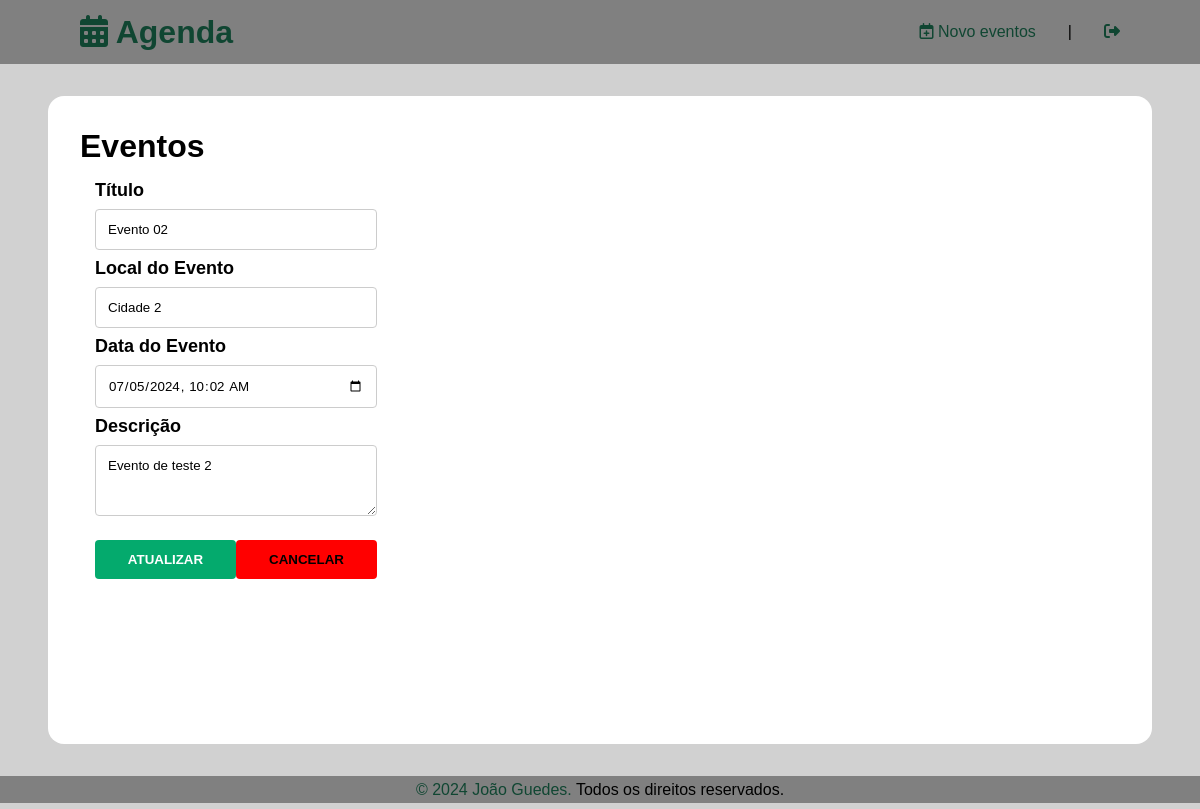
/agenda/evento/?id=6 (signed in), run on the app's committed database.
### core/models.py (models this page shows, shortened)
class Evento(models.Model):
    titulo = models.CharField(max_length=100)
    descricao = models.TextField(blank=True, null=True)
    data_evento = models.DateTimeField(verbose_name='Data do Evento')
    data_criacao = models.DateTimeField(auto_now=True)
    local = models.TextField(blank=True, null=True)
    usuario = models.ForeignKey(User, on_delete=models.CASCADE)
    class Meta:
        db_table = 'evento' #assim força o nome da tabela ao invés de utilizar o padrão
    def get_data_input_evento(self):
        return self.data_evento.strftime('%Y-%m-%dT%H:%M')

### core/views.py (the view)
# urls.py: path('agenda/evento/', views.evento, name='evento'),
@login_required(login_url='/login/')
def evento(request):
    id_evento = request.GET.get('id')
    dados = {}
    if id_evento:
        dados['evento'] = Evento.objects.get(id=id_evento)
    if request.POST:
        titulo = request.POST.get('titulo')
        local = request.POST.get('local')
        descricao = request.POST.get('descricao')
        data_evento = request.POST.get('data_evento')
        usuario = request.user
        id_evento = request.POST.get('id_evento') \
                        if request.POST.get('id_evento') \
                            else None
        try:
            if usuario == request.user:
                new_evento = Evento(id=id_evento,
                                    titulo=titulo,
                                    local=local,
                                    descricao=descricao,
                                    data_evento=data_evento,
                                    usuario=usuario)
                new_evento.save()
            else:
                messages.error(request, f'Apenas o jusuário {usuario} pode alterar esse evento!')
            return redirect('/')
        except Exception as e:
            messages.error(request, f'Erro ao cadastrar o Evento, erro: {e}')
            return render(request, 'evento.html')
    else:
        return render(request, 'evento.html', dados)

### core/templates/evento.html (shortened to what this page needs)
{% extends "model-page.html" %}
{% block content %}
<div class="container">
    <h1>Eventos</h1>
    <form class="event-form" action="/agenda/evento/" method="post" style="padding: 15px; margin-bottom: 1rem;">{% csrf_token %}
        <label for="titulo">Título</label>
        <input type="text" name="titulo" value="{{ evento.titulo }}">
        <label for="local">Local do Evento</label>
        <input type="text" name="local" value="{{ evento.local }}">
        <label for="data_evento">Data do Evento</label>
        <input type="datetime-local" name="data_evento" value="{{ evento.get_data_input_evento }}">
        <label for="descricao">Descrição</label>
        <textarea type="text" name="descricao" rows="3">{{ evento.descricao }}</textarea>
        <div class="submit">
            <input type="submit" value="{% if evento.titulo %}Atualizar{% else %}Cadastrar{% endif %}">
            <input type="button" value="Cancelar" id="redirectButton">
        </div>
    </form>
</div>
{% endblock %}

### core/static/css/global.css (style rules this page uses)
* { margin: 0; padding: 0; box-sizing: border-box; text-decoration: none; list-style: none; font-family: 'Arial', sans-serif; }

### data on the page
Evento: titulo "Evento 02", local "Cidade 2", data_evento "07/05/2024 10:02", descricao "Evento de teste 2", titulo "Atualizar"
